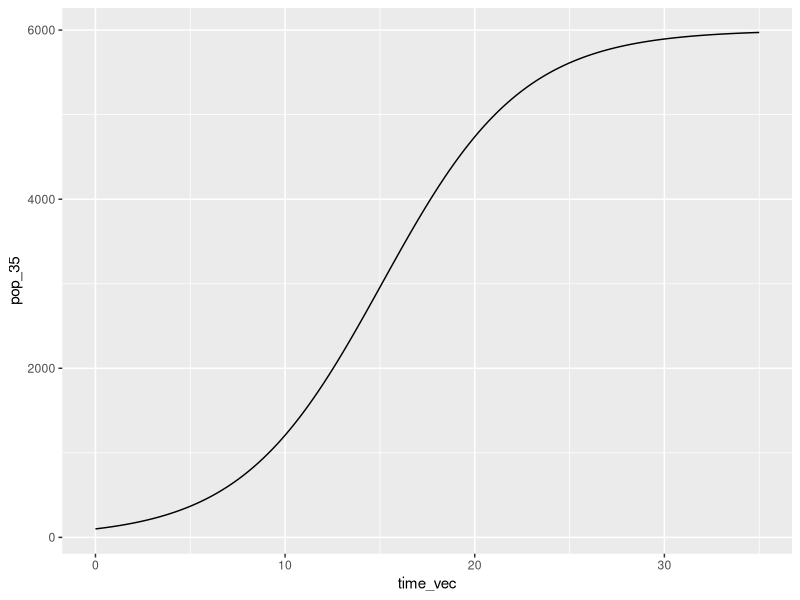
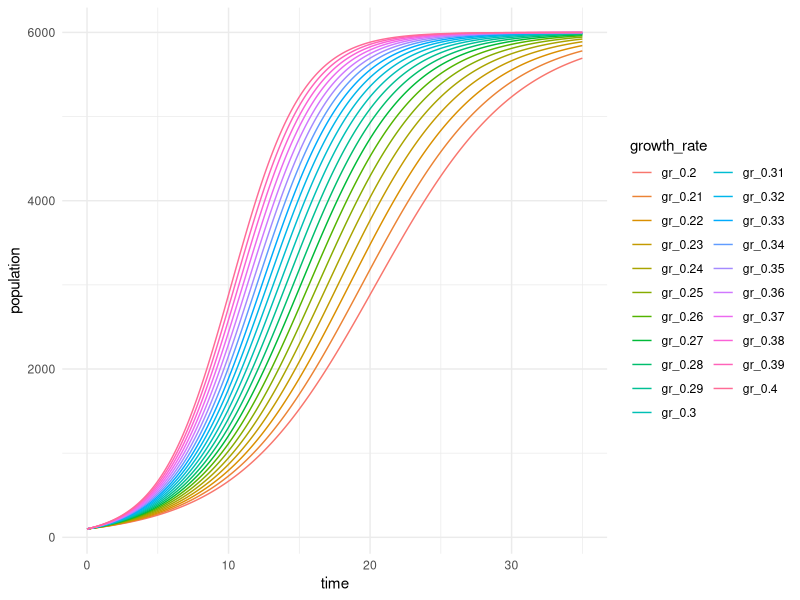

The R source for these figures, in order:
# adds up numbers of birds and dogs

# defined function
birddog_sum <- function(bird, dog) {
  pets <- bird + dog
  return(pets) 
}

# use it 
total_pets <- birddog_sum(bird = 2, dog = 5)

total_pets <- birddog_sum(2, 5) # same as above

# create a function to double values 
double_it <- function(x){
  print(2 * x)
}

double_it(4)

# write a function with conditionals
# example is converting animals' ages 
# write an updated version of animal age now with error messages 

animal_age_stop <- function(animal, age) {
  
  if (!animal %in% c("dog", "goat")) {
    stop("Ooops animal must be a dog or goat.")
}

  if (is.numeric(age) == FALSE) {
  stop("The age must be a number.")
  }
  if (age <= 0){
    stop("age must be greater than zero")
  }
}

# Error examples 
# animal_age_stop <- animal_age_stop("dog","5")
# animal_age_stop_1 <- animal_age_stop("whale", 6)
# animal_age_stop_2 <- animal_age_stop("dog", 0)

  
# function meet for loops 

# all the dataframes in the function are called df --> arguments df

df_means <- function(df){
  for (i in 1:ncol(df)) {
    column_name <- colnames(df[i])
    if (is.numeric(df[[i]]) == TRUE) {
    col_mean <- mean(df[[i]], na.rm = TRUE)
    print(paste("The mean value of", column_name, "is", round(col_mean, 3)))
  }}
}

df_means(df = mtcars)
df_means(mtcars)

df_means(palmerpenguins::penguins)


library(tidyverse)

# logistic growth equation
logistic_growth <- function (N0, K, r, time) {
  Nt <- K / (1 + ((K - N0)/N0) * exp(-r * time))
  print(Nt)
}

# create a vector of times 
time_vec <- seq(from = 0, to = 35, by = 0.1)

# check for one set of time values 
pop_35 <- logistic_growth(N0 = 100, K = 6000, r = 0.27, time = time_vec)

# bind vectors to create a dataframe 
pop_time_35 <- data.frame(time_vec, pop_35)

# plot it
ggplot(data = pop_time_35, aes(x = time_vec, y = pop_35)) + 
  geom_line(size = 0.5)

## adding in growth rates 

# create a sequence of growth rate values
r_seq <- seq(from = 0.20, to = 0.40, by = 0.01)

# create a nested for loop 
# logistic growth function for a range of time for each growth rate 

# need to create an empty matrix with desired dimensions
out_matrix <- matrix(nrow = length(time_vec), ncol = length(r_seq))

for (i in seq_along(r_seq)){
  for (j in seq(time_vec)){
    pop <- logistic_growth(N0 = 100, K = 6000, r = r_seq[i], time = time_vec[j])
    out_matrix[j, i] <- pop
  }
}

# wrangling now 

out_df <- data.frame(out_matrix, time = time_vec)

colnames(out_df) <- c(paste0("gr_", r_seq), "time")

# pivot_longer to make it tidy 
out_df_long <- out_df %>% 
  pivot_longer(cols = -time, names_to = "growth_rate", values_to = "population")

# Plot pivoted table 

ggplot(data = out_df_long, aes(x = time, y = population)) + 
  geom_line(aes(color = growth_rate)) + 
  theme_minimal()

